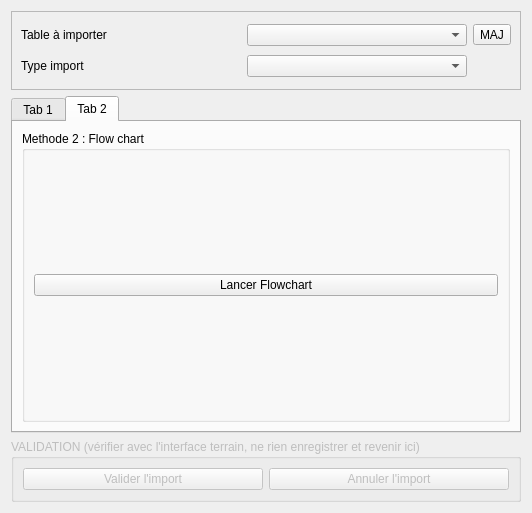
<?xml version="1.0" encoding="UTF-8"?>
<ui version="4.0">
 <class>Form</class>
 <widget class="QWidget" name="Form">
  <property name="geometry">
   <rect>
    <x>0</x>
    <y>0</y>
    <width>532</width>
    <height>513</height>
   </rect>
  </property>
  <property name="windowTitle">
   <string>Form</string>
  </property>
  <layout class="QVBoxLayout" name="verticalLayout" stretch="1,0,0">
   <item>
    <widget class="QFrame" name="frame">
     <property name="frameShape">
      <enum>QFrame::StyledPanel</enum>
     </property>
     <property name="frameShadow">
      <enum>QFrame::Raised</enum>
     </property>
     <layout class="QGridLayout" name="gridLayout">
      <item row="1" column="1">
       <widget class="QComboBox" name="comboBox_typeimport"/>
      </item>
      <item row="1" column="0">
       <widget class="QLabel" name="label">
        <property name="text">
         <string>Type import</string>
        </property>
       </widget>
      </item>
      <item row="0" column="2">
       <widget class="QToolButton" name="toolButton_update">
        <property name="text">
         <string>MAJ</string>
        </property>
       </widget>
      </item>
      <item row="0" column="0">
       <widget class="QLabel" name="label_2">
        <property name="text">
         <string>Table à importer</string>
        </property>
       </widget>
      </item>
      <item row="0" column="1">
       <widget class="QComboBox" name="comboBox_tableimport"/>
      </item>
     </layout>
    </widget>
   </item>
   <item>
    <widget class="QTabWidget" name="tabWidget">
     <property name="currentIndex">
      <number>1</number>
     </property>
     <widget class="QWidget" name="tab">
      <attribute name="title">
       <string>Tab 1</string>
      </attribute>
      <layout class="QVBoxLayout" name="verticalLayout_4">
       <item>
        <widget class="QGroupBox" name="groupBox">
         <property name="title">
          <string>Méthode 1 : simple</string>
         </property>
         <layout class="QVBoxLayout" name="verticalLayout_3">
          <item>
           <widget class="QPushButton" name="pushButton_import">
            <property name="text">
             <string>Tableau d'import</string>
            </property>
           </widget>
          </item>
          <item>
           <widget class="QTableWidget" name="tableWidget"/>
          </item>
          <item>
           <widget class="QPushButton" name="pushButton_importer">
            <property name="text">
             <string>Importer</string>
            </property>
           </widget>
          </item>
         </layout>
        </widget>
       </item>
      </layout>
     </widget>
     <widget class="QWidget" name="tab_2">
      <attribute name="title">
       <string>Tab 2</string>
      </attribute>
      <layout class="QVBoxLayout" name="verticalLayout_5">
       <item>
        <widget class="QGroupBox" name="groupBox_2">
         <property name="title">
          <string>Methode 2 : Flow chart</string>
         </property>
         <layout class="QVBoxLayout" name="verticalLayout_2">
          <item>
           <widget class="QPushButton" name="pushButton_flowchart">
            <property name="text">
             <string>Lancer Flowchart</string>
            </property>
           </widget>
          </item>
         </layout>
        </widget>
       </item>
      </layout>
     </widget>
    </widget>
   </item>
   <item>
    <widget class="QGroupBox" name="groupBox_3">
     <property name="enabled">
      <bool>false</bool>
     </property>
     <property name="title">
      <string>VALIDATION (vérifier avec l'interface terrain, ne rien enregistrer et revenir ici)</string>
     </property>
     <property name="flat">
      <bool>false</bool>
     </property>
     <property name="checkable">
      <bool>false</bool>
     </property>
     <layout class="QHBoxLayout" name="horizontalLayout">
      <item>
       <widget class="QPushButton" name="pushButton_validimport">
        <property name="text">
         <string>Valider l'import</string>
        </property>
       </widget>
      </item>
      <item>
       <widget class="QPushButton" name="pushButton_rollback">
        <property name="text">
         <string>Annuler l'import</string>
        </property>
       </widget>
      </item>
     </layout>
    </widget>
   </item>
  </layout>
 </widget>
 <resources/>
 <connections/>
</ui>
